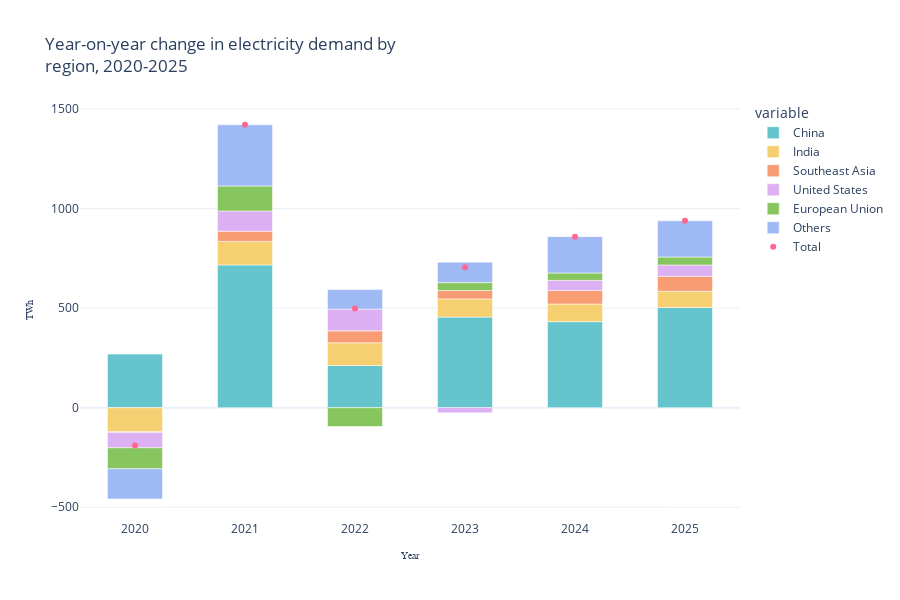

Notebook source saved alongside this figure:
### Markdown cell above
6. Customise the axes titles and its format by using the methods:
   
   -`update_yaxes`
   
   -`update_xaxes`

### Code cell
fig = px.bar(dta, x=dta.index, y=[ 'China', 'India', 'Southeast Asia', 'United States', 'European Union', 'Others'],
            hover_name=dta.index, 
            color_discrete_sequence= px.colors.qualitative.Pastel,
            height=600, width=900,
            title='Year-on-year change in electricity demand by <br>region, 2020-2025')

fig.add_scatter(x=dta.index, y=dta.Total, mode="markers", name="Total")

fig.update_layout(bargap=0.5)  # gap between bars of adjacent location coordinates.

fig.update_traces(hovertemplate ='<br>%{x} <br>'+ '<b>%{y:.2f} Twh </b>')

# Add a template
fig.update_layout(template="plotly_white")

# Axis title and format
fig.update_yaxes(title_text="TWh", title_font_size=10, title_font_family='PT Serif Caption')
fig.update_xaxes(title_text="Year", title_font_size=10, title_font_family='PT Serif Caption')

fig.show()

### Figure 1 — Plotly figure (JSON) as saved in the notebook; plotly's stock layout.template omitted (floating-point values rounded to 4 significant figures)
{"data": [{"alignmentgroup": "True", "hovertemplate": "<br>%{x} <br><b>%{y:.2f} Twh </b>", "hovertext": [2020, 2021, 2022, 2023, 2024, 2025], "legendgroup": "China", "marker": {"color": "rgb(102, 197, 204)", "pattern": {"shape": ""}}, "name": "China", "offsetgroup": "China", "orientation": "v", "showlegend": true, "textposition": "auto", "type": "bar", "x": [2020, 2021, 2022, 2023, 2024, 2025], "xaxis": "x", "y": [269.1, 716.9, 211.8, 455, 432.2, 503.1], "yaxis": "y"}, {"alignmentgroup": "True", "hovertemplate": "<br>%{x} <br><b>%{y:.2f} Twh </b>", "hovertext": [2020, 2021, 2022, 2023, 2024, 2025], "legendgroup": "India", "marker": {"color": "rgb(246, 207, 113)", "pattern": {"shape": ""}}, "name": "India", "offsetgroup": "India", "orientation": "v", "showlegend": true, "textposition": "auto", "type": "bar", "x": [2020, 2021, 2022, 2023, 2024, 2025], "xaxis": "x", "y": [-120.6, 118.1, 114.5, 91.4, 88.6, 81.7], "yaxis": "y"}, {"alignmentgroup": "True", "hovertemplate": "<br>%{x} <br><b>%{y:.2f} Twh </b>", "hovertext": [2020, 2021, 2022, 2023, 2024, 2025], "legendgroup": "Southeast Asia", "marker": {"color": "rgb(248, 156, 116)", "pattern": {"shape": ""}}, "name": "Southeast Asia", "offsetgroup": "Southeast Asia", "orientation": "v", "showlegend": true, "textposition": "auto", "type": "bar", "x": [2020, 2021, 2022, 2023, 2024, 2025], "xaxis": "x", "y": [-3.5, 51.3, 59.6, 42.4, 68.3, 74.8], "yaxis": "y"}, {"alignmentgroup": "True", "hovertemplate": "<br>%{x} <br><b>%{y:.2f} Twh </b>", "hovertext": [2020, 2021, 2022, 2023, 2024, 2025], "legendgroup": "United States", "marker": {"color": "rgb(220, 176, 242)", "pattern": {"shape": ""}}, "name": "United States", "offsetgroup": "United States", "orientation": "v", "showlegend": true, "textposition": "auto", "type": "bar", "x": [2020, 2021, 2022, 2023, 2024, 2025], "xaxis": "x", "y": [-77.3, 101.6, 109.5, -25.9, 50.5, 57.3], "yaxis": "y"}, {"alignmentgroup": "True", "hovertemplate": "<br>%{x} <br><b>%{y:.2f} Twh </b>", "hovertext": [2020, 2021, 2022, 2023, 2024, 2025], "legendgroup": "European Union", "marker": {"color": "rgb(135, 197, 95)", "pattern": {"shape": ""}}, "name": "European Union", "offsetgroup": "European Union", "orientation": "v", "showlegend": true, "textposition": "auto", "type": "bar", "x": [2020, 2021, 2022, 2023, 2024, 2025], "xaxis": "x", "y": [-105.8, 125.6, -94.9, 39.5, 37, 40], "yaxis": "y"}, {"alignmentgroup": "True", "hovertemplate": "<br>%{x} <br><b>%{y:.2f} Twh </b>", "hovertext": [2020, 2021, 2022, 2023, 2024, 2025], "legendgroup": "Others", "marker": {"color": "rgb(158, 185, 243)", "pattern": {"shape": ""}}, "name": "Others", "offsetgroup": "Others", "orientation": "v", "showlegend": true, "textposition": "auto", "type": "bar", "x": [2020, 2021, 2022, 2023, 2024, 2025], "xaxis": "x", "y": [-151.4, 307.5, 97.6, 102.6, 182.5, 181.5], "yaxis": "y"}, {"hovertemplate": "<br>%{x} <br><b>%{y:.2f} Twh </b>", "mode": "markers", "name": "Total", "type": "scatter", "x": [2020, 2021, 2022, 2023, 2024, 2025], "y": [-189.5, 1421, 498.1, 705, 859.1, 938.4]}], "layout": {"bargap": 0.5, "barmode": "relative", "height": 600, "legend": {"title": {"text": "variable"}, "tracegroupgap": 0}, "title": {"text": "Year-on-year change in electricity demand by <br>region, 2020-2025"}, "width": 900, "xaxis": {"anchor": "y", "domain": [0, 1], "title": {"font": {"family": "PT Serif Caption", "size": 10}, "text": "Year"}}, "yaxis": {"anchor": "x", "domain": [0, 1], "title": {"font": {"family": "PT Serif Caption", "size": 10}, "text": "TWh"}}}}
